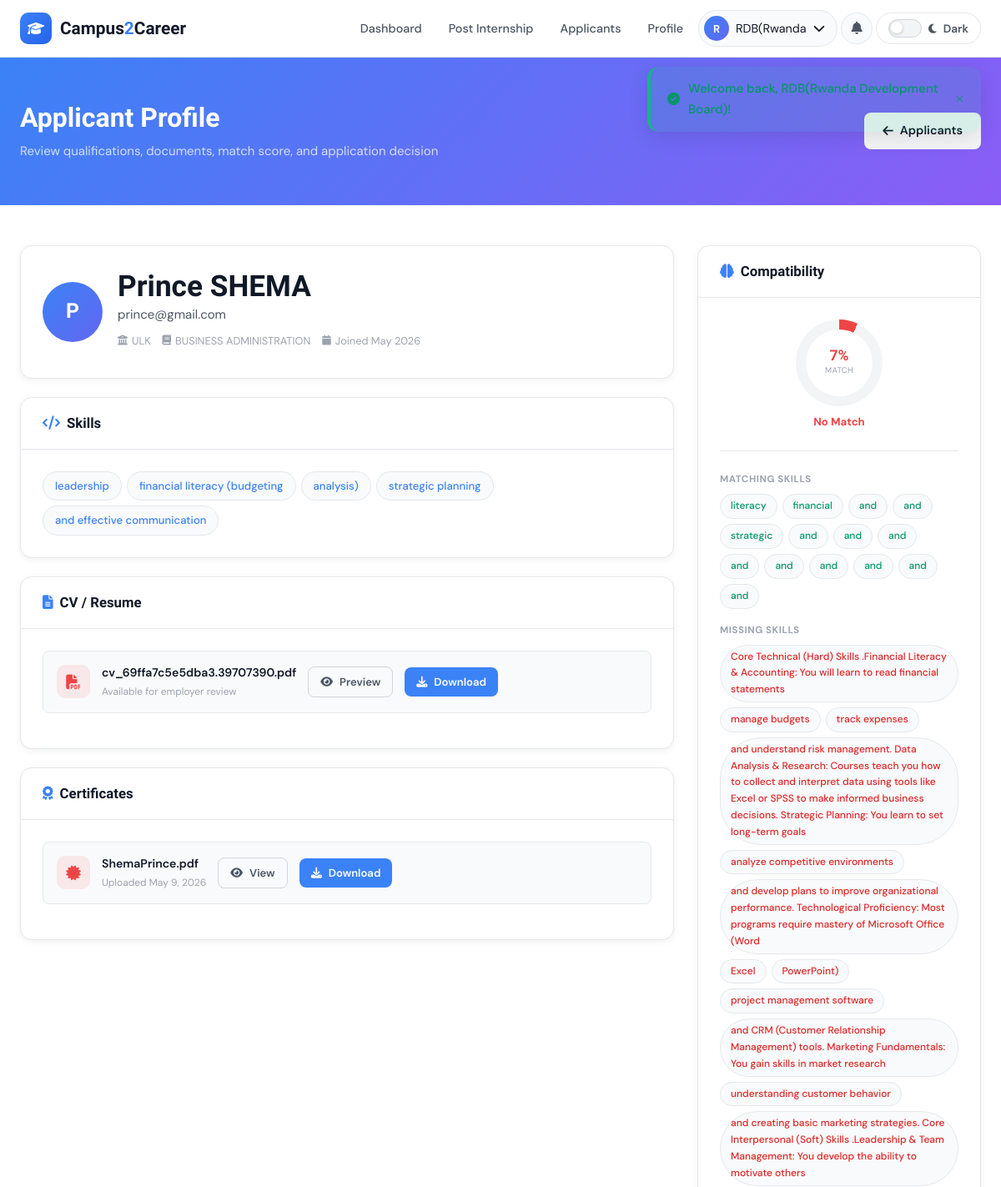
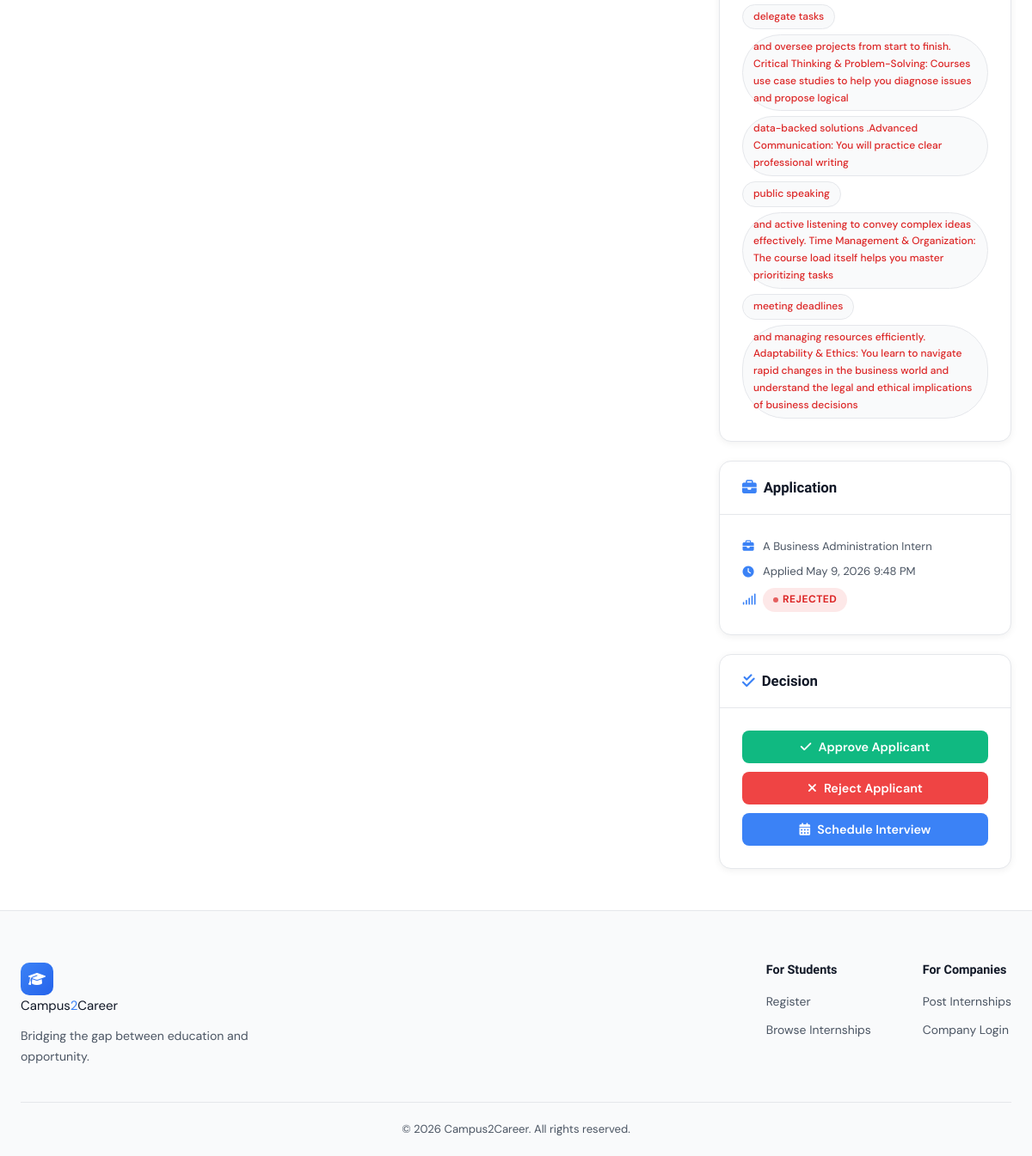
The app's page /views/company/applicant_profile.php?id=3 (signed in) with its own data (2 pictures, top to bottom).
### tables this page shows
CREATE TABLE `applications` (
  `application_id` int(11) NOT NULL,
  `student_id` int(11) DEFAULT NULL,
  `internship_id` int(11) DEFAULT NULL,
  `status` enum('pending','approved','rejected') DEFAULT 'pending',
  `interview_date` datetime DEFAULT NULL,
  `interview_location` varchar(255) DEFAULT NULL,
  `interview_notes` text DEFAULT NULL,
  `applied_at` timestamp NOT NULL DEFAULT current_timestamp()
);

CREATE TABLE `users` (
  `user_id` int(11) NOT NULL,
  `name` varchar(100) NOT NULL,
  `email` varchar(100) NOT NULL,
  `password` varchar(255) NOT NULL,
  `role` enum('student','company','admin') NOT NULL,
  `created_at` timestamp NOT NULL DEFAULT current_timestamp(),
  `account_status` enum('active','disabled') DEFAULT 'active'
);

CREATE TABLE `students` (
  `student_id` int(11) NOT NULL,
  `user_id` int(11) DEFAULT NULL,
  `university` varchar(100) DEFAULT NULL,
  `course` varchar(100) DEFAULT NULL,
  `skills` text DEFAULT NULL,
  `cv_file` varchar(255) DEFAULT NULL
);

CREATE TABLE `student_certificates` (
  `certificate_id` int(11) NOT NULL,
  `student_id` int(11) NOT NULL,
  `file_name` varchar(255) NOT NULL,
  `original_name` varchar(255) NOT NULL,
  `uploaded_at` timestamp NOT NULL DEFAULT current_timestamp()
);

CREATE TABLE `internships` (
  `internship_id` int(11) NOT NULL,
  `company_id` int(11) DEFAULT NULL,
  `title` varchar(150) NOT NULL,
  `description` longtext DEFAULT NULL,
  `responsibilities` longtext DEFAULT NULL,
  `expectations` longtext DEFAULT NULL,
  `internship_location` varchar(160) DEFAULT NULL,
  `requirements` longtext DEFAULT NULL,
  `created_at` timestamp NOT NULL DEFAULT current_timestamp()
);

### models/SkillMatcher.php (called while the page is built, shortened)
<?php
class SkillMatcher {
    public static function match(string $studentSkills, string $requirements): array {
        $studentArr = self::tokenize($studentSkills);
        $reqArr     = self::tokenize($requirements);
        $matched = array_intersect($reqArr, $studentArr);
        $percent = (int)round((count($matched) / count($reqArr)) * 100);
        return [
            'percent' => min($percent, 100),
            'matched' => array_values($matched),
            'total'   => count($reqArr),
        ];
    }
    public static function label(int $percent): string {
        return 'No Match';
    }
    public static function color(int $percent): string {
        return '#EF4444';
    }
    private static function tokenize(string $str): array {
        $parts = preg_split('/[\s,;\/\|]+/', strtolower($str));
        return array_filter(array_map('trim', $parts));
    }
}

### views/company/applicant_profile.php (the view, shortened to what this page needs)
<?php
require_once '../../models/SkillMatcher.php';
$pdo = getDBConnection();
$companyId = (int)$_SESSION['role_id'];
$applicationId = (int)($_GET['id'] ?? 0);
$stmt = $pdo->prepare("
    SELECT a.*, i.title AS internship_title, i.description, i.requirements, i.responsibilities, i.expectations,
           c.company_name,
           s.student_id, s.university, s.course, s.skills, s.cv_file,
           u.name AS student_name, u.email AS student_email, u.created_at AS student_joined
    FROM applications a
    JOIN internships i ON i.internship_id = a.internship_id
    JOIN companies c ON c.company_id = i.company_id
    JOIN students s ON s.student_id = a.student_id
    JOIN users u ON u.user_id = s.user_id
    WHERE a.application_id = ? AND i.company_id = ?
");
$stmt->execute([$applicationId, $companyId]);
$app = $stmt->fetch();
$certStmt = $pdo->prepare("SELECT * FROM student_certificates WHERE student_id = ? ORDER BY uploaded_at DESC");
$certStmt->execute([(int)$app['student_id']]);
$certificates = $certStmt->fetchAll();
$match = SkillMatcher::match($app['skills'] ?? '', $app['requirements'] ?? '');
$requiredSkills = array_filter(array_map('trim', explode(',', $app['requirements'] ?? '')));
$matchedLower = array_map('strtolower', $match['matched']);
$missingSkills = [];
foreach ($requiredSkills as $skill) {
    if (!in_array(strtolower($skill), $matchedLower, true)) {
        $missingSkills[] = $skill;
    }
}
require_once '../../includes/header.php';
?>
<div class="page-banner">
    <div class="container">
        <div>
            <h1>Applicant Profile</h1>
            <p>Review qualifications, documents, match score, and application decision</p>
        </div>
        <a href="applicants.php" class="btn btn-light"><i class="fas fa-arrow-left"></i> Applicants</a>
    </div>
</div>
<section class="section-sm">
<div class="container">
    <div class="applicant-profile-grid">
        <div class="applicant-profile-main">
            <div class="content-card">
                <div class="content-card-body">
                    <div class="profile-review-head">
                        <div class="applicant-avatar profile-avatar-lg"><?= strtoupper(substr($app['student_name'], 0, 1)) ?></div>
                        <div>
                            <h2><?= htmlspecialchars($app['student_name']) ?></h2>
                            <p><?= htmlspecialchars($app['student_email']) ?></p>
                            <div class="applicant-meta mt-8">
                                <span><i class="fas fa-university"></i> <?= htmlspecialchars($app['university'] ?: 'University not listed') ?></span>
                                <span><i class="fas fa-book"></i> <?= htmlspecialchars($app['course'] ?: 'Course not listed') ?></span>
                                <span><i class="fas fa-calendar"></i> Joined <?= date('M Y', strtotime($app['student_joined'])) ?></span>
                            </div>
                        </div>
                    </div>
                </div>
            </div>
            <div class="content-card">
                <div class="content-card-header"><h3><i class="fas fa-code" style="color:var(--primary);margin-right:8px;"></i>Skills</h3></div>
                <div class="content-card-body">
                    <div class="ic-tags profile-skill-tags">
                        <?php foreach (array_filter(array_map('trim', explode(',', $app['skills'] ?? ''))) as $skill): ?>
                        <span class="ic-tag"><?= htmlspecialchars($skill) ?></span>
                        <?php endforeach; ?>
                    </div>
                </div>
            </div>
            <div class="content-card">
                <div class="content-card-header"><h3><i class="fas fa-file-alt" style="color:var(--primary);margin-right:8px;"></i>CV / Resume</h3></div>
                <div class="content-card-body">
                    <?php if ($app['cv_file']): ?>
                    <div class="cv-current-file">
                        <div class="cv-file-icon"><i class="fas fa-file-pdf"></i></div>
                        <div class="cv-file-info">
                            <div class="cv-file-name"><?= htmlspecialchars($app['cv_file']) ?></div>
                            <div class="cv-file-meta">Available for employer review</div>
                        </div>
                        <a href="../../uploads/cv/<?= urlencode($app['cv_file']) ?>" target="_blank" class="btn btn-outline btn-sm"><i class="fas fa-eye"></i> Preview</a>
                        <a href="../../uploads/cv/<?= urlencode($app['cv_file']) ?>" download class="btn btn-blue btn-sm"><i class="fas fa-download"></i> Download</a>
                    </div>
                    <?php else: ?>
                    <div class="empty-state" style="padding:26px;"><i class="fas fa-file-circle-xmark"></i><p>No CV uploaded yet.</p></div>
                    <?php endif; ?>
                </div>
            </div>
            <div class="content-card">
                <div class="content-card-header"><h3><i class="fas fa-award" style="color:var(--primary);margin-right:8px;"></i>Certificates</h3></div>
                <div class="content-card-body">
                    <?php if ($certificates): ?>
                        <?php foreach ($certificates as $cert): ?>
                        <div class="cv-current-file">
                            <div class="cv-file-icon"><i class="fas fa-certificate"></i></div>
                            <div class="cv-file-info">
                                <div class="cv-file-name"><?= htmlspecialchars($cert['original_name']) ?></div>
                                <div class="cv-file-meta">Uploaded <?= date('M j, Y', strtotime($cert['uploaded_at'])) ?></div>
                            </div>
                            <a href="../../uploads/certificates/<?= urlencode($cert['file_name']) ?>" target="_blank" class="btn btn-outline btn-sm"><i class="fas fa-eye"></i> View</a>
                            <a href="../../uploads/certificates/<?= urlencode($cert['file_name']) ?>" download class="btn btn-blue btn-sm"><i class="fas fa-download"></i> Download</a>
                        </div>
                        <?php endforeach; ?>
                    <?php else: ?>
                    <div class="empty-state" style="padding:26px;"><i class="fas fa-award"></i><p>No certificates uploaded yet.</p></div>
                    <?php endif; ?>
                </div>
            </div>
        </div>
        <aside class="applicant-profile-side">
            <div class="content-card">
                <div class="content-card-header"><h3><i class="fas fa-brain" style="color:var(--primary);margin-right:8px;"></i>Compatibility</h3></div>
                <div class="content-card-body">
                    <div class="id-match-ring profile-match-ring" style="--mp:<?= $match['percent'] ?>%;--mc:<?= SkillMatcher::color($match['percent']) ?>">
                        <div class="id-match-inner">
                            <div class="id-match-pct" style="color:<?= SkillMatcher::color($match['percent']) ?>"><?= $match['percent'] ?>%</div>
                            <div class="id-match-label">Match</div>
                        </div>
                    </div>
                    <div class="id-match-text mt-8" style="color:<?= SkillMatcher::color($match['percent']) ?>"><?= SkillMatcher::label($match['percent']) ?></div>
                    <div class="divider"></div>
                    <div class="smb-label mb-8">Matching Skills</div>
                    <div class="ic-tags mb-16">
                        <?php foreach ($match['matched'] as $skill): ?><span class="ic-tag" style="color:#059669"><?= htmlspecialchars($skill) ?></span><?php endforeach; ?>
                    </div>
                    <div class="smb-label mb-8">Missing Skills</div>
                    <div class="ic-tags">
                        <?php foreach ($missingSkills as $skill): ?><span class="ic-tag" style="color:#DC2626"><?= htmlspecialchars($skill) ?></span><?php endforeach; ?>
                    </div>
                </div>
            </div>
            <div class="content-card">
                <div class="content-card-header"><h3><i class="fas fa-briefcase" style="color:var(--primary);margin-right:8px;"></i>Application</h3></div>
                <div class="content-card-body">
                    <div class="id-qf-row"><i class="fas fa-briefcase"></i><span><?= htmlspecialchars($app['internship_title']) ?></span></div>
                    <div class="id-qf-row mt-8"><i class="fas fa-clock"></i><span>Applied <?= date('M j, Y g:i A', strtotime($app['applied_at'])) ?></span></div>
                    <div class="id-qf-row mt-8"><i class="fas fa-signal"></i><span class="badge badge-<?= htmlspecialchars($app['status']) ?>"><?= ucfirst($app['status']) ?></span></div>
                </div>
            </div>
            <div class="content-card">
                <div class="content-card-header"><h3><i class="fas fa-check-double" style="color:var(--primary);margin-right:8px;"></i>Decision</h3></div>
                <div class="content-card-body">
                    <div class="applicant-actions stacked">
                        <form action="../../controllers/internship_controller.php" method="POST">
                            <button type="submit" class="btn btn-success btn-block"><i class="fas fa-check"></i> Approve Applicant</button>
                        </form>
                        <form action="../../controllers/internship_controller.php" method="POST">
                            <button type="submit" class="btn btn-danger btn-block" data-confirm="Reject this application? The student will be notified."><i class="fas fa-times"></i> Reject Applicant</button>
                        </form>
                        <button type="button" class="btn btn-blue btn-block" onclick="openModal('scheduleProfileModal')"><i class="fas fa-calendar-alt"></i> Schedule Interview</button>
                    </div>
                </div>
            </div>
        </aside>
    </div>
</div>
</section>
<?php require_once '../../includes/footer.php'; ?>

### records on screen
applications: users.name "P", users.name "Prince SHEMA", users.email "prince@gmail.com", student.university "ULK", student.course "BUSINESS ADMINISTRATION", users.created_at "May 2026", student.skills "leadership", student.skills "financial literacy (budgeting", student.skills "analysis)", student.skills "strategic planning", student.skills "and effective communication", student.cv_file "cv_69ffa7c5e5dba3.39707390.pdf", student.requirements "7", student.requirements "No Match", internship.title "A Business Administration Intern", applied_at "May 9, 2026 9:48 PM", status "REJECTED"
student_certificates: original_name "ShemaPrince.pdf", uploaded_at "May 9, 2026"

### other values on screen
substr($currentUser['name'], 0, 1) "R"
explode(' ', $currentUser['name'])[0] "RDB(Rwanda"
$flash['message'] "Welcome back, RDB(Rwanda Development Board)!"
$skill "literacy"
$skill "financial"
$skill "and"
$skill "strategic"
$skill "Core Technical (Hard) Skills .Financial Literacy & Accounting: You will learn to read financial statements"
$skill "manage budgets"
$skill "track expenses"
$skill "analyze competitive environments"
$skill "and develop plans to improve organizational performance. Technological Proficiency: Most programs require mastery of Microsoft Office (Word"
$skill "Excel"
$skill "PowerPoint)"
$skill "project management software"
